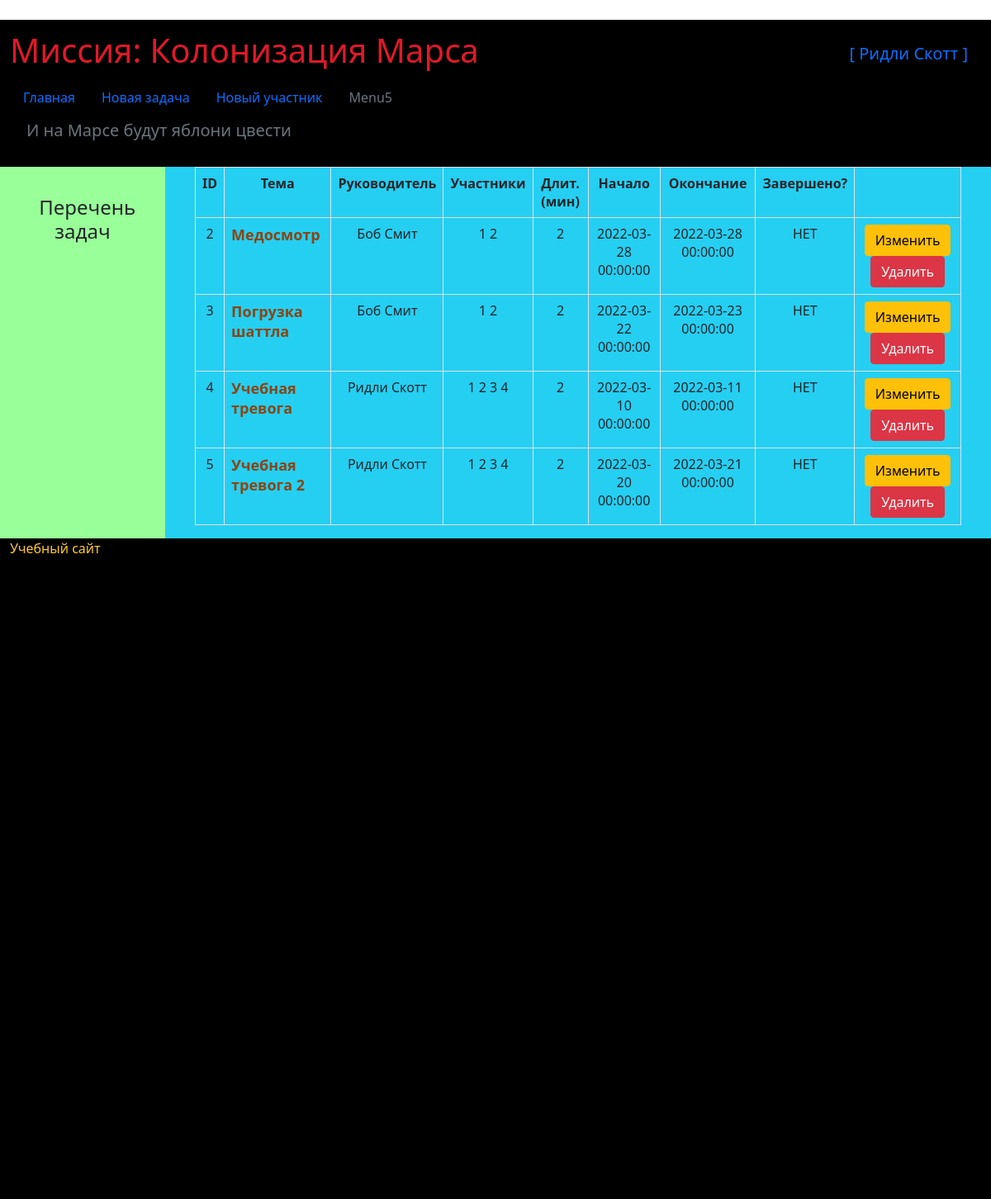
Page /index (signed in) on the committed database.
### data/users.py (models this page shows, shortened)
class User(SqlAlchemyBase, UserMixin, SerializerMixin):
    __tablename__ = 'users'
    id = sqlalchemy.Column(sqlalchemy.Integer, primary_key=True, autoincrement=True)
    surname = sqlalchemy.Column(sqlalchemy.String, nullable=True)
    name = sqlalchemy.Column(sqlalchemy.String, nullable=True)
    age = sqlalchemy.Column(sqlalchemy.Integer, nullable=True)
    position = sqlalchemy.Column(sqlalchemy.String, nullable=True)
    speciality = sqlalchemy.Column(sqlalchemy.String, nullable=True)
    address = sqlalchemy.Column(sqlalchemy.String, nullable=True)
    email = sqlalchemy.Column(sqlalchemy.String, index=True, unique=True, nullable=True)
    hashed_password = sqlalchemy.Column(sqlalchemy.String, nullable=True)
    modifed_date = sqlalchemy.Column(sqlalchemy.DateTime, default=datetime.datetime.now)
    jobs = orm.relation("Jobs", back_populates='user')

### data/jobs.py (models this page shows)
class Jobs(SqlAlchemyBase, SerializerMixin):
    __tablename__ = 'jobs'
    id = sqlalchemy.Column(sqlalchemy.Integer, primary_key=True, autoincrement=True)
    job = sqlalchemy.Column(sqlalchemy.String, nullable=True)
    work_size = sqlalchemy.Column(sqlalchemy.Integer, nullable=True)
    collaborators = sqlalchemy.Column(sqlalchemy.String, nullable=True)
    start_date = sqlalchemy.Column(sqlalchemy.DateTime, nullable=True)
    end_date = sqlalchemy.Column(sqlalchemy.DateTime, nullable=True)
    is_finished = sqlalchemy.Column(sqlalchemy.Boolean, default=True)
    team_leader = sqlalchemy.Column(sqlalchemy.Integer, sqlalchemy.ForeignKey("users.id"))
    user = orm.relation('User')

### main.py (the view)
@app.route("/index")
@login_required
def index():
    jobs = g.db_sess.query(Jobs)
    return render_template("index.html", jobs=jobs)

### data/db_session.py (called while the page is built)
def create_session() -> Session:
    global __factory
    if not __factory:
        global_init('db/mars_explorer.db')
    return __factory()

### main.py (called while the page is built)
@app.before_request
def before_request():
    g.db_sess = db_session.create_session()

@app.teardown_request
def teardown_request(teardown):
    g.db_sess.close()

@login_manager.user_loader
def load_user(user_id):
    return g.db_sess.query(User).get(user_id)

### templates/index.html
{% extends "base.html" %}
{% block left %}
<h4>Перечень задач</h4>
{% endblock %}
{% block content %}
<div class="container-fluid col-md6">
    <table class="table table-bordered">
        <tr>
            <th class="th1">ID</th>
            <th class="th1">Тема</th>
            <th class="th1">Руководитель</th>
            <th class="th1">Участники</th>
            <th class="th1">Длит.(мин)</th>
            <th class="th1">Начало</th>
            <th class="th1">Окончание</th>
            <th class="th1">Завершено?</th>
            <th></th>
        </tr>
        {% for item in jobs%}
        <tr>
            <td class="td1">{{item.id}}</td>
            <td class="header-journ td1">{{item.job}}</td>
            <td class="td1">{{item.user.name}} {{item.user.surname}}</td>
            <td class="td1">{{item.collaborators}}</td>
            <td class="td1">{{item.work_size}}</td>
            <td class="td1">{{item.start_date}}</td>
            <td class="td1">{{item.end_date}}</td>
            <td class="td1" style="text-align: center">
                {% if item.is_finished %}
                ДА
                {% else %}
                НЕТ
                {% endif %}
            </td>
            {% if current_user.is_authenticated and (current_user == item.user or current_user.id == 1) %}
            <td class="td1">
                <a href="/edit_job/{{ item.id }}" class="btn btn-warning">
                    Изменить
                </a>
                <a href="/delete_job/{{ item.id }}" class="btn btn-danger">
                    Удалить
                </a>
            </td>
            {% endif %}
        </tr>
        {% endfor %}
    </table>
</div>
{% endblock %}

### templates/base.html (shortened to what this page needs)
﻿<!DOCTYPE html>
<html lang="ru">
<head>
    <link href="https://cdn.jsdelivr.net/npm/bootstrap@5.1.3/dist/css/bootstrap.min.css" rel="stylesheet"
>
    <link rel="stylesheet" type="text/css" href="/static/css/style.css">
    <div class="container-fluid navbar bg-black">
            <div class="navbar-brand"><h1>Миссия: Колонизация Марса</h1></div>
            {% if current_user.is_authenticated %}
            <a class="navbar-brand" href="/logout">[ {{ current_user.name }} {{ current_user.surname }} ]</a>
            {% else %}
            <p>
                <a class="btn btn-primary " href="/register">Зарегистрироваться</a>
                <a class="btn btn-success" href="/login">Войти</a>
            </p>
            {% endif %}
            <ul class="nav">
                <il class="nav-item"><a class="nav-link active" href="/index">Главная</a></il>
                <il class="nav-item"><a class="nav-link" href="/add_jobs">Новая задача</a></il>
                <il class="nav-item"><a class="nav-link" href="/register">Новый участник</a></il>
                <il class="nav-item"><a class="nav-link disabled" href="#5">Menu5</a></il>
            </ul>
    </div>
</head>
<body>
<div class="container-fluid  my-background"><h5>И на Марсе будут яблони цвести</h5><br></div>
<div class="container-fluid">
    <div class="row">
        <div class="col-md-2 left-block">{% block left %} {% endblock %}</div>
        <div class="col-md-10 main-block">{% block content %} {% endblock %}</div>
    </div>
</div>
</body>
<footer>
    <div class="container-fluid footer">
        Учебный сайт
    </div>
</footer>
</html>

### static/css/style.css (style rules this page uses)
h4 { text-align: center; padding: 20%; }
h5 { padding-left: 20px; text-align: left; color: #6c757d; }
.left-block { background-color: #99ff99; }
.main-block { background-color: #25cff2; }
.th1 { text-align: center; }
.td1 { text-align: center; }
.header-journ { text-align: left; font-size: 18px; font-weight: bold; color: saddlebrown; }
.my-background { background-color: #000000; }
.footer { color: #ffca2c; height: 100%; width: 100%; vertical-align: bottom; background-color: black; }

### rows in the picture
User: name "Ридли", surname "Скотт"
Jobs: id "2", job "Медосмотр", user.name "Боб", user.surname "Смит", collaborators "1 2", work_size "2", start_date "2022-03-28 00:00:00", end_date "2022-03-28 00:00:00", is_finished "НЕТ"
Jobs: id "3", job "Погрузка шаттла", user.name "Боб", user.surname "Смит", collaborators "1 2", work_size "2", start_date "2022-03-22 00:00:00", end_date "2022-03-23 00:00:00", is_finished "НЕТ"
Jobs: id "4", job "Учебная тревога", user.name "Ридли", user.surname "Скотт", collaborators "1 2 3 4", work_size "2", start_date "2022-03-10 00:00:00", end_date "2022-03-11 00:00:00", is_finished "НЕТ"
Jobs: id "5", job "Учебная тревога 2", user.name "Ридли", user.surname "Скотт", collaborators "1 2 3 4", work_size "2", start_date "2022-03-20 00:00:00", end_date "2022-03-21 00:00:00", is_finished "НЕТ"
